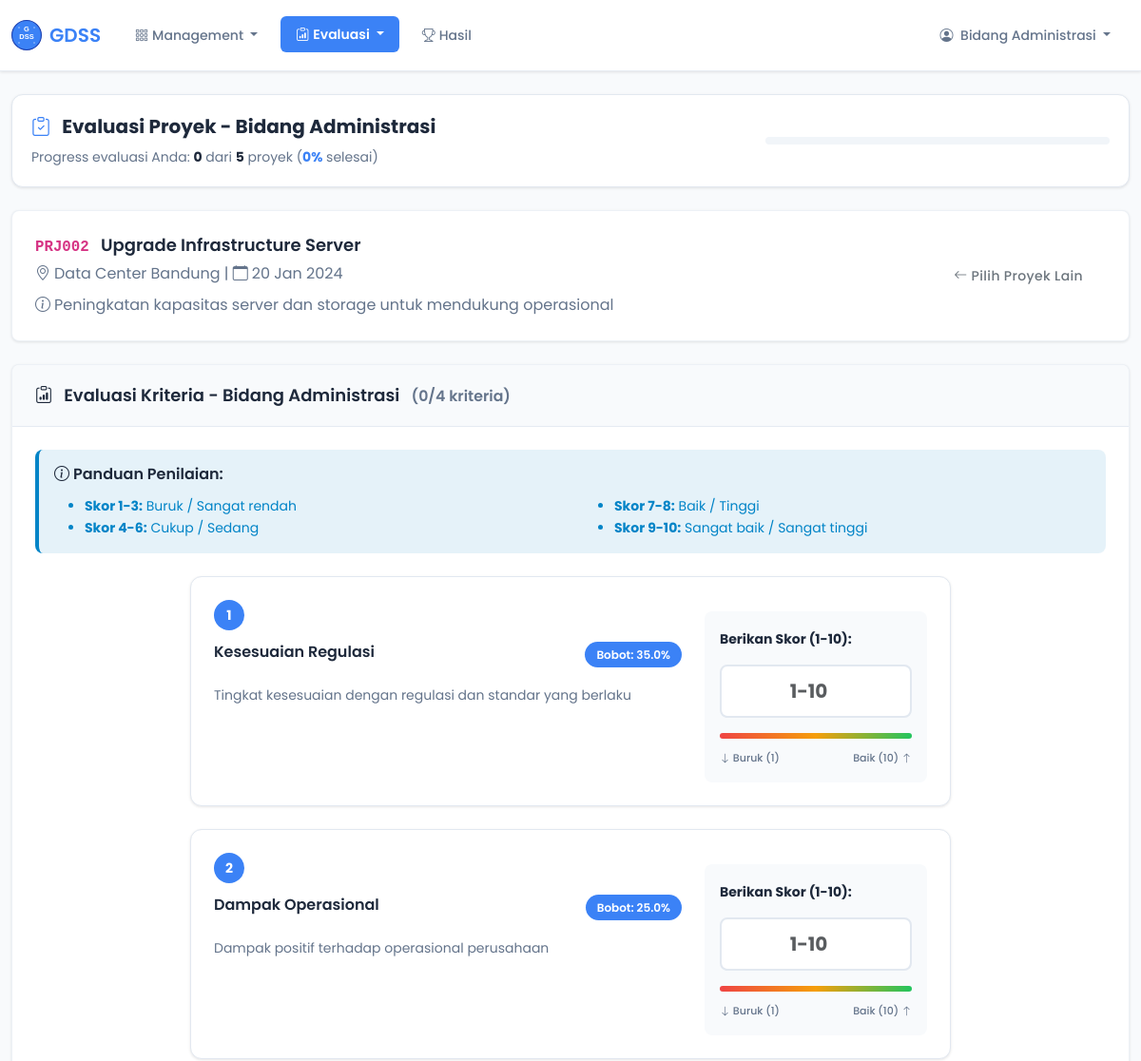
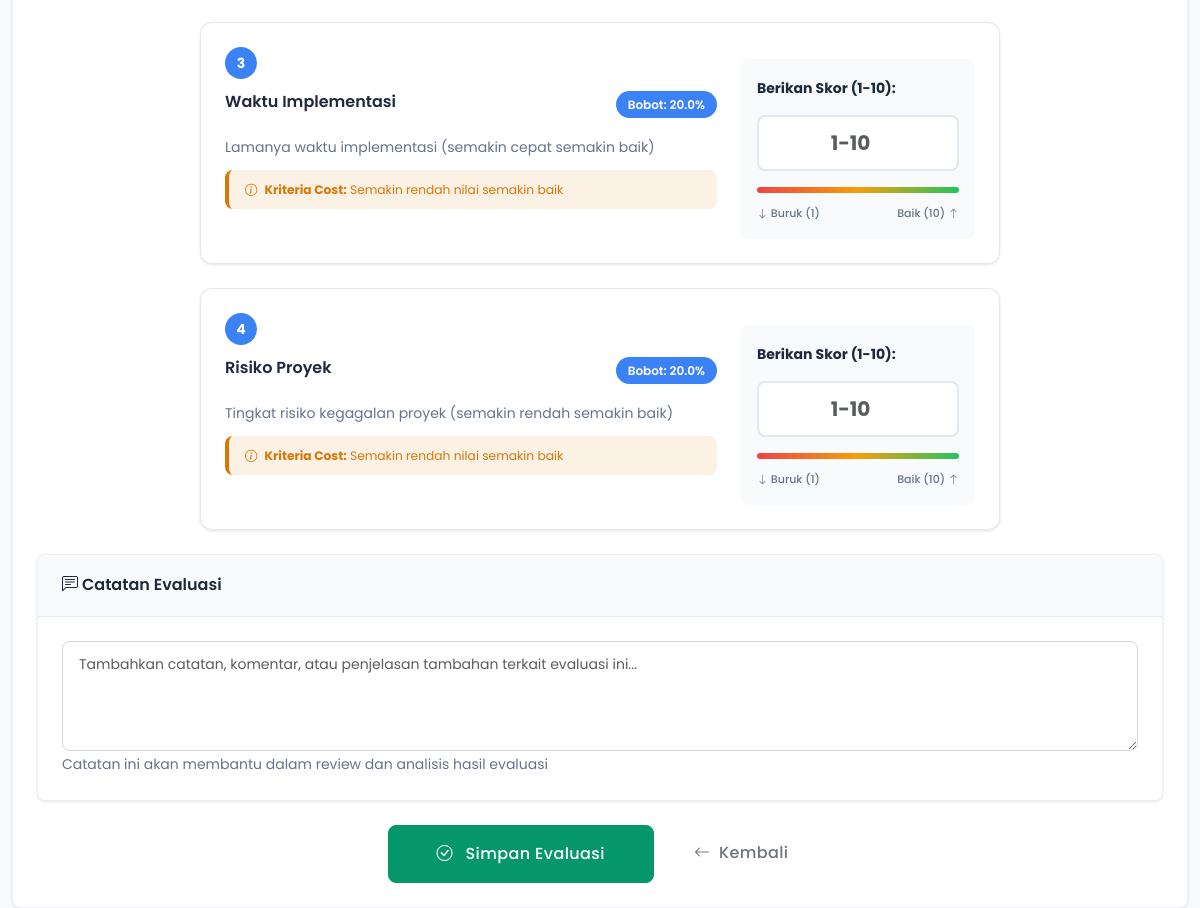
The app's page /evaluate.php?project=2 (signed in) with its own data (2 pictures, top to bottom).
### tables this page shows
CREATE TABLE projects (
    id INT PRIMARY KEY AUTO_INCREMENT,
    code VARCHAR(20) UNIQUE NOT NULL,
    name VARCHAR(200) NOT NULL,
    location VARCHAR(100) NOT NULL,
    date_offer DATE NOT NULL,
    description TEXT,
    status ENUM('active', 'completed', 'cancelled') DEFAULT 'active',
    created_at TIMESTAMP DEFAULT CURRENT_TIMESTAMP
);

CREATE TABLE criteria (
    id INT PRIMARY KEY AUTO_INCREMENT,
    part ENUM('teknis', 'administrasi', 'keuangan') NOT NULL,
    name VARCHAR(100) NOT NULL,
    weight DECIMAL(5,3) NOT NULL,
    type ENUM('benefit', 'cost') DEFAULT 'benefit',
    description TEXT
);

### evaluate.php (the view, shortened to what the rows shown need)
<?php
require_once 'functions.php';
$user = getCurrentUser();
$userRole = $user['role'];
$projectId = $_GET['project'] ?? null;
$projects = getAllProjects();
$criteria = getCriteriaByPart($userRole);
$selectedProject = null;
$existingEvaluations = [];
if ($projectId) {
    $selectedProject = getProjectById($projectId);
    if ($selectedProject) {
        $existingEvaluations = getUserEvaluations($projectId, $user['id']);
    }
}
$existingScores = [];
?>
<!DOCTYPE html>
<html lang="id">
<head>
    <link href="https://cdn.jsdelivr.net/npm/bootstrap@5.3.0/dist/css/bootstrap.min.css" rel="stylesheet">
    <link href="https://cdn.jsdelivr.net/npm/bootstrap-icons@1.10.0/font/bootstrap-icons.css" rel="stylesheet">
    <link href="assets/css/style.css" rel="stylesheet">
</head>
<body>
    <div class="container-fluid mt-4">
        <?php if (!$projectId): ?>
        <div class="row">
            <div class="col-lg-10 mx-auto">
                <div class="card" style="border: 1px solid #E2E8F0; border-radius: 12px; box-shadow: 0 1px 3px rgba(0, 0, 0, 0.1);">
                    <div class="card-header" style="background: white; border-radius: 12px 12px 0 0; padding: 20px; border-bottom: 1px solid #E2E8F0;">
                        <h5 class="mb-0" style="font-family: 'Poppins', sans-serif; font-weight: 600; color: #1E293B; font-size: 16px;">
                            <i class="bi bi-list-check me-2" style="color: #3B82F6;"></i>
                            Pilih Proyek untuk Dievaluasi
                        </h5>
                    </div>
                    <div class="card-body" style="padding: 20px;">
                        <?php if (!empty($projects)): ?>
                            <div class="row g-3">
                                <?php foreach ($projects as $project): ?>
                                    <?php
                                    $isCompleted = hasCompletedEvaluation($project['id'], $user['id'], $userRole);
                                    $cardClass = $isCompleted ? 'border-success' : 'border-primary';
                                    $badgeClass = $isCompleted ? 'bg-success' : 'bg-warning';
                                    $badgeText = $isCompleted ? 'Selesai' : 'Belum Selesai';
                                    ?>
                                    <div class="col-md-6 col-lg-4">
                                        <div class="card h-100 <?= $cardClass ?> fade-highlight">
                                            <div class="card-body">
                                                <div class="d-flex justify-content-between align-items-start mb-3">
                                                    <code class="bg-light px-2 py-1 rounded"><?= escape($project['code']) ?></code>
                                                    <span class="badge <?= $badgeClass ?>"><?= $badgeText ?></span>
                                                </div>
                                                <h6 class="card-title"><?= escape($project['name']) ?></h6>
                                                <p class="card-text text-muted small">
                                                    <i class="bi bi-geo-alt me-1"></i><?= escape($project['location']) ?><br>
                                                    <i class="bi bi-calendar me-1"></i><?= formatDate($project['date_offer']) ?>
                                                </p>
                                                <div class="d-grid">
                                                    <a href="evaluate.php?project=<?= $project['id'] ?>"
                                                       class="btn <?= $isCompleted ? 'btn-outline-success' : 'btn-primary' ?>">
                                                        <i class="bi bi-<?= $isCompleted ? 'eye' : 'clipboard-check' ?> me-1"></i>
                                                        <?= $isCompleted ? 'Lihat Evaluasi' : 'Mulai Evaluasi' ?>
                                                    </a>
                                                </div>
                                            </div>
                                        </div>
                                    </div>
                                <?php endforeach; ?>
                            </div>
                        <?php else: ?>
                            <div class="text-center py-5">
                                <i class="bi bi-inbox fs-1 text-muted"></i>
                                <h5 class="text-muted mt-3">Belum ada proyek tersedia</h5>
                                <p class="text-muted">Silakan hubungi supervisor untuk menambahkan proyek</p>
                            </div>
                        <?php endif; ?>
                    </div>
                </div>
            </div>
        </div>
        <?php else: ?>
        <div class="row">
            <div class="col-lg-12">
                <div class="card mb-4">
                    <div class="card-body">
                        <div class="row align-items-center">
                            <div class="col-md-8">
                                <h5 class="mb-1">
                                    <code class="me-2"><?= escape($selectedProject['code']) ?></code>
                                    <?= escape($selectedProject['name']) ?>
                                </h5>
                                <p class="text-muted mb-0">
                                    <i class="bi bi-geo-alt me-1"></i><?= escape($selectedProject['location']) ?> |
                                    <i class="bi bi-calendar me-1"></i><?= formatDate($selectedProject['date_offer']) ?>
                                </p>
                                <?php if (!empty($selectedProject['description'])): ?>
                                    <p class="text-muted mt-2 mb-0">
                                        <i class="bi bi-info-circle me-1"></i><?= escape($selectedProject['description']) ?>
                                    </p>
                                <?php endif; ?>
                            </div>
                            <div class="col-md-4 text-end">
                                <a href="evaluate.php" class="btn btn-outline-secondary">
                                    <i class="bi bi-arrow-left me-1"></i>Pilih Proyek Lain
                                </a>
                            </div>
                        </div>
                    </div>
                </div>
                <form method="POST" action="" class="needs-validation" novalidate>
                    <div class="card">
                        <div class="card-header">
                            <h5 class="mb-0">
                                <i class="bi bi-clipboard-data me-2"></i>
                                Evaluasi Kriteria - Bidang <?= ucfirst($userRole) ?>
                            </h5>
                        </div>
                        <div class="card-body">
                            <div class="alert alert-info mb-4">
                                <h6><i class="bi bi-info-circle me-1"></i>Panduan Penilaian:</h6>
                                <div class="row">
                                    <div class="col-md-6">
                                        <ul class="mb-0">
                                            <li><strong>Skor 1-3:</strong> Buruk / Sangat rendah</li>
                                            <li><strong>Skor 4-6:</strong> Cukup / Sedang</li>
                                        </ul>
                                    </div>
                                    <div class="col-md-6">
                                        <ul class="mb-0">
                                            <li><strong>Skor 7-8:</strong> Baik / Tinggi</li>
                                            <li><strong>Skor 9-10:</strong> Sangat baik / Sangat tinggi</li>
                                        </ul>
                                    </div>
                                </div>
                            </div>
                            <div class="criteria-container">
                                <?php foreach ($criteria as $index => $criterion): ?>
                                    <div class="criteria-card p-4 animate-fadeIn" style="animation-delay: <?= $index * 0.1 ?>s">
                                        <div class="row">
                                            <div class="col-md-8">
                                                <div class="criteria-number"><?= $index + 1 ?></div>
                                                <div class="d-flex justify-content-between align-items-start mb-3">
                                                    <h6 class="criteria-title"><?= escape($criterion['name']) ?></h6>
                                                    <span class="criteria-weight">Bobot: <?= formatNumber($criterion['weight'] * 100, 1) ?>%</span>
                                                </div>
                                                <p class="criteria-description"><?= escape($criterion['description']) ?></p>
                                                <?php if ($criterion['type'] === 'cost'): ?>
                                                    <div class="alert alert-warning py-2">
                                                        <small><i class="bi bi-info-circle me-1"></i>
                                                        <strong>Kriteria Cost:</strong> Semakin rendah nilai semakin baik</small>
                                                    </div>
                                                <?php endif; ?>
                                            </div>
                                            <div class="col-md-4">
                                                <div class="score-section">
                                                    <label class="form-label fw-bold mb-3">Berikan Skor (1-10):</label>
                                                    <input type="number"
                                                           class="form-control score-input mb-3"
                                                           name="scores[<?= $criterion['id'] ?>]"
                                                           value="<?= $existingScores[$criterion['id']] ?? '' ?>"
                                                           min="1"
                                                           max="10"
                                                           step="0.1"
                                                           placeholder="1-10"
                                                           required>
                                                    <div class="score-range"></div>
                                                    <div class="score-labels">
                                                        <span><i class="bi bi-arrow-down"></i> Buruk (1)</span>
                                                        <span>Baik (10) <i class="bi bi-arrow-up"></i></span>
                                                    </div>
                                                </div>
                                            </div>
                                        </div>
                                    </div>
                                <?php endforeach; ?>
                            </div>
                            <div class="mt-4">
                                <div class="card">
                                    <div class="card-header">
                                        <h6 class="mb-0"><i class="bi bi-chat-left-text me-1"></i>Catatan Evaluasi</h6>
                                    </div>
                                    <div class="card-body">
                                        <textarea class="form-control"
                                                  id="notes"
                                                  name="notes"
                                                  rows="4"
                                                  placeholder="Tambahkan catatan, komentar, atau penjelasan tambahan terkait evaluasi ini..."><?= escape($existingEvaluations[0]['notes'] ?? '') ?></textarea>
                                        <small class="text-muted">Catatan ini akan membantu dalam review dan analisis hasil evaluasi</small>
                                    </div>
                                </div>
                            </div>
                            <div class="mt-4 d-flex gap-3 justify-content-center">
                                <button type="submit" name="save_evaluation" class="btn btn-success btn-lg px-5">
                                    <i class="bi bi-check-circle me-2"></i>
                                    Simpan Evaluasi
                                </button>
                                <a href="evaluate.php" class="btn btn-outline-secondary btn-lg px-4">
                                    <i class="bi bi-arrow-left me-1"></i>
                                    Kembali
                                </a>
                            </div>
                        </div>
                    </div>
                </form>
            </div>
        </div>
        <?php endif; ?>
    </div>
</body>
</html>

### records on screen
projects: code "PRJ002", name "Upgrade Infrastructure Server", location "Data Center Bandung", date_offer "20 Jan 2024", description "Peningkatan kapasitas server dan storage untuk mendukung operasional"
criteria: name "Kesesuaian Regulasi", formatNumber($criterion['weight']*100,1) "35.0", description "Tingkat kesesuaian dengan regulasi dan standar yang berlaku"
criteria: name "Dampak Operasional", formatNumber($criterion['weight']*100,1) "25.0", description "Dampak positif terhadap operasional perusahaan"
criteria: name "Waktu Implementasi", formatNumber($criterion['weight']*100,1) "20.0", description "Lamanya waktu implementasi (semakin cepat semakin baik)", type "cost" (drawn), shows "Kriteria Cost:"
criteria: name "Risiko Proyek", formatNumber($criterion['weight']*100,1) "20.0", description "Tingkat risiko kegagalan proyek (semakin rendah semakin baik)", type "cost" (drawn), shows "Kriteria Cost:"

### other values on screen
$user['fullname'] "Bidang Administrasi"
$userRole "Administrasi"
$evaluationProgress['completed'] "0"
$evaluationProgress['total'] "5"
$evaluationProgress['percentage'] "0"
